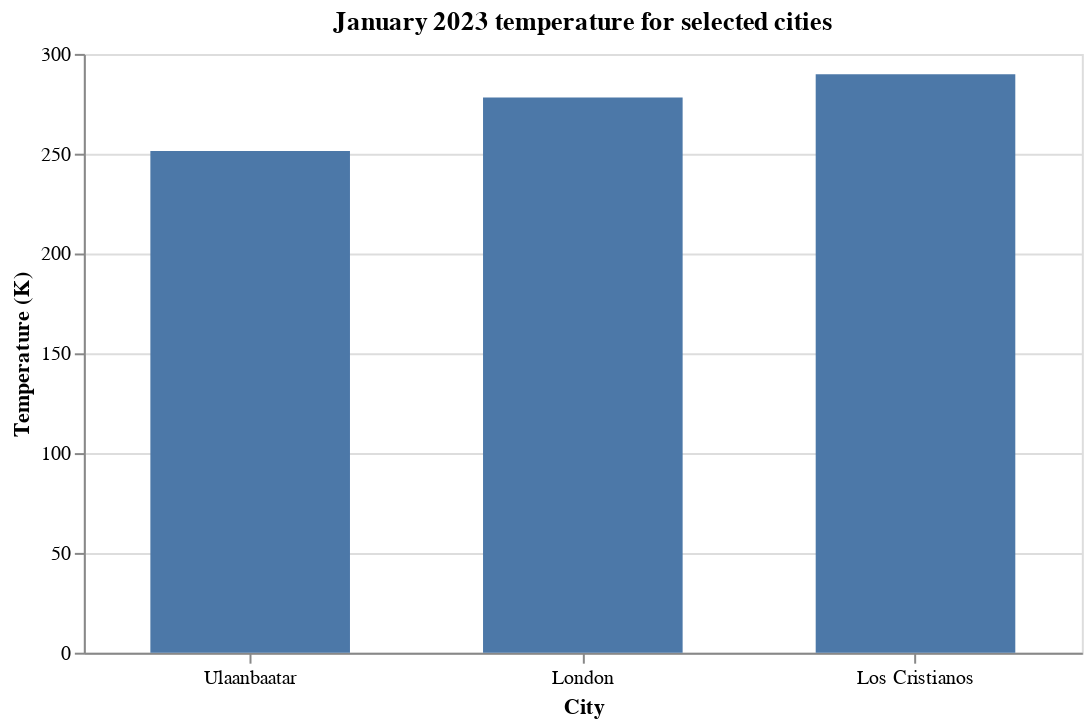

This figure's notebook cell:
### Markdown cell above
**3.** Plot the temperature for the cities as a bar chart.

### Code cell
alt.Chart(city_climates_dataframe).mark_bar(size=100).encode(
    alt.X('city:N', sort='y', axis=alt.Axis(labelAngle=0), title='City'),
    alt.Y('temperature_2m:Q', title='Temperature (K)'),
    tooltip=[
        alt.Tooltip('city:N', title='City'),
        alt.Tooltip('temperature_2m:Q', title='Temperature (K)'),
    ],
).properties(title='January 2023 temperature for selected cities', width=500)

### Figure 1 — Vega-Lite specification as saved in the notebook (floating-point values rounded to 4 significant figures)
{"config": {"view": {"continuousWidth": 300, "continuousHeight": 300}}, "data": {"name": "data-c2f827e7dc48d936e010c6008250b187"}, "mark": {"type": "bar", "size": 100}, "encoding": {"tooltip": [{"field": "city", "title": "City", "type": "nominal"}, {"field": "temperature_2m", "title": "Temperature (K)", "type": "quantitative"}], "x": {"axis": {"labelAngle": 0}, "field": "city", "sort": "y", "title": "City", "type": "nominal"}, "y": {"field": "temperature_2m", "title": "Temperature (K)", "type": "quantitative"}}, "title": "January 2023 temperature for selected cities", "width": 500, "$schema": "https://vega.github.io/schema/vega-lite/v5.20.1.json", "datasets": {"data-c2f827e7dc48d936e010c6008250b187": [{"geo": {"type": "Point", "coordinates": [-16.72, 28.05]}, "city": "Los Cristianos", "dewpoint_temperature_2m": 284.9, "dewpoint_temperature_2m_max": 289.7, "dewpoint_temperature_2m_min": 280.2, "evaporation_from_bare_soil_max": 0.0, "evaporation_from_bare_soil_min": -7.481e-05, "evaporation_from_bare_soil_sum": -0.00806, "evaporation_from_open_water_surfaces_excluding_oceans_max": 1.214e-06, "evaporation_from_open_water_surfaces_excluding_oceans_min": -0.0001225, "evaporation_from_open_water_surfaces_excluding_oceans_sum": -0.01421, "evaporation_from_the_top_of_canopy_max": 1.392e-05, "evaporation_from_the_top_of_canopy_min": -0.0002566, "evaporation_from_the_top_of_canopy_sum": -0.007109, "evaporation_from_vegetation_transpiration_max": -1.77e-08, "evaporation_from_vegetation_transpiration_min": -7.242e-06, "evaporation_from_vegetation_transpiration_sum": -0.001974, "forecast_albedo": 0.1407, "forecast_albedo_max": 0.1461, "forecast_albedo_min": 0.1354, "lake_bottom_temperature": 289.6, "lake_bottom_temperature_max": 289.9, "lake_bottom_temperature_min": 289.1, "lake_ice_depth": -1.192e-18, "lake_ice_depth_max": 0.0, "lake_ice_depth_min": -6.939e-18, "lake_ice_temperature": 273.1, "lake_ice_temperature_max": 273.2, "lake_ice_temperature_min": 273.1, "lake_mix_layer_depth": 34.64, "lake_mix_layer_depth_max": 50.0, "lake_mix_layer_depth_min": 11.97, "lake_mix_layer_temperature": 290.1, "lake_mix_layer_temperature_max": 291.4, "lake_mix_layer_temperature_min": 289.1, "lake_shape_factor": 0.7318, "lake_shape_factor_max": 0.8, "lake_shape_factor_min": 0.6476, "lake_total_layer_temperature": 289.9, "lake_total_layer_temperature_max": 290.4, "lake_total_layer_temperature_min": 289.1, "leaf_area_index_high_vegetation": 5.332, "leaf_area_index_high_vegetation_max": 5.349, "leaf_area_index_high_vegetation_min": 5.319, "leaf_area_index_low_vegetation": 1.807, "leaf_area_index_low_vegetation_max": 1.841, "leaf_area_index_low_vegetation_min": 1.78, "potential_evaporation_max": 3.204e-06, "potential_evaporation_min": -0.001163, "potential_evaporation_sum": -0.2747, "runoff_max": 1.647e-05, "runoff_min": -1.49e-08, "runoff_sum": 0.0002294, "skin_reservoir_content": 2.852e-05, "skin_reservoir_content_max": 0.0003921, "skin_reservoir_content_min": -1.11e-19, "skin_temperature": 290.5, "skin_temperature_max": 301.1, "skin_temperature_min": 282.7, "snow_albedo": 0.88, "snow_albedo_max": 0.88, "snow_albedo_min": 0.88, "snow_cover": 0.0, "snow_cover_max": 0.0, "snow_cover_min": 0, "snow_density": 100.0, "snow_density_max": 100.0, "snow_density_min": 100.0, "snow_depth": -7.345e-24, "snow_depth_max": -7.345e-24, "snow_depth_min": -7.345e-24, "snow_depth_water_equivalent": -7.345e-25, "snow_depth_water_equivalent_max": -7.345e-25, "snow_depth_water_equivalent_min": -7.345e-25, "snow_evaporation_max": 2.328e-10, "snow_evaporation_min": -4.657e-10, "snow_evaporation_sum": 1.397e-09, "snowfall_max": 0.0, "snowfall_min": 0.0, "snowfall_sum": 0.0, "snowmelt_max": 0.0, "snowmelt_min": 0.0, "snowmelt_sum": 0.0, "soil_temperature_level_1": 291.1, "soil_temperature_level_1_max": 298.3, "soil_temperature_level_1_min": 285.3, "soil_temperature_level_2": 291.5, "soil_temperature_level_2_max": 293.1, "soil_temperature_level_2_min": 288.5, "soil_temperature_level_3": 292.6, "soil_temperature_level_3_max": 292.9, "soil_temperature_level_3_min": 291.7, "soil_temperature_level_4": 295.8, "soil_temperature_level_4_max": 296.3, "soil_temperature_level_4_min": 295.3, "sub_surface_runoff_max": 0.0, "sub_surface_runoff_min": 0.0, "sub_surface_runoff_sum": 0.0, "surface_latent_heat_flux_max": 33460, "surface_latent_heat_flux_min": -668594, "surface_latent_heat_flux_sum": -78401918, "surface_net_solar_radiation_max": 2154012, "surface_net_solar_radiation_min": 0, "surface_net_solar_radiation_sum": 365017702, "surface_net_thermal_radiation_max": -69188, "surface_net_thermal_radiation_min": -540362, "surface_net_thermal_radiation_sum": -208590324, "surface_pressure": 98680.0, "surface_pressure_max": 99330.0, "surface_pressure_min": 98010.0, "surface_runoff_max": 1.647e-05, "surface_runoff_min": -1.49e-08, "surface_runoff_sum": 0.0002294, "surface_sensible_heat_flux_max": 459200.0, "surface_sensible_heat_flux_min": -1300764, "surface_sensible_heat_flux_sum": -89103992, "surface_solar_radiation_downwards_max": 2514804, "surface_solar_radiation_downwards_min": -2, "surface_solar_radiation_downwards_sum": 424791864, "surface_thermal_radiation_downwards_max": 1333000.0, "surface_thermal_radiation_downwards_min": 1036234, "surface_thermal_radiation_downwards_sum": 863607942, "temperature_2m": 289.9, "temperature_2m_max": 294.1, "temperature_2m_min": 284.7, "temperature_of_snow_layer": 273.2, "temperature_of_snow_layer_max": 273.2, "temperature_of_snow_layer_min": 273.2, "total_evaporation_max": 1.338e-05, "total_evaporation_min": -0.0002674, "total_evaporation_sum": -0.03135, "total_precipitation_max": 0.001587, "total_precipitation_min": -2.453e-08, "total_precipitation_sum": 0.02678, "u_component_of_wind_10m": -3.4, "u_component_of_wind_10m_max": 0.4649, "u_component_of_wind_10m_min": -8.178, "v_component_of_wind_10m": -2.791, "v_component_of_wind_10m_max": 2.301, "v_component_of_wind_10m_min": -6.134, "volumetric_soil_water_layer_1": 0.1582, "volumetric_soil_water_layer_1_max": 0.223, "volumetric_soil_water_layer_1_min": 0.1207, "volumetric_soil_water_layer_2": 0.1853, "volumetric_soil_water_layer_2_max": 0.1998, "volumetric_soil_water_layer_2_min": 0.1747, "volumetric_soil_water_layer_3": 0.1597, "volumetric_soil_water_layer_3_max": 0.1601, "volumetric_soil_water_layer_3_min": 0.1593, "volumetric_soil_water_layer_4": 0.06489, "volumetric_soil_water_layer_4_max": 0.06496, "volumetric_soil_water_layer_4_min": 0.06482}, {"geo": {"type": "Point", "coordinates": [-0.1275, 51.51]}, "city": "London", "dewpoint_temperature_2m": 276.1, "dewpoint_temperature_2m_max": 284.4, "dewpoint_temperature_2m_min": 266.9, "evaporation_from_bare_soil_max": 4.657e-10, "evaporation_from_bare_soil_min": -8.191e-05, "evaporation_from_bare_soil_sum": -0.00381, "evaporation_from_open_water_surfaces_excluding_oceans_max": 1.575e-05, "evaporation_from_open_water_surfaces_excluding_oceans_min": -2.732e-05, "evaporation_from_open_water_surfaces_excluding_oceans_sum": -0.001852, "evaporation_from_the_top_of_canopy_max": 2.519e-05, "evaporation_from_the_top_of_canopy_min": -0.0001011, "evaporation_from_the_top_of_canopy_sum": -0.007187, "evaporation_from_vegetation_transpiration_max": 5.568e-06, "evaporation_from_vegetation_transpiration_min": -7.262e-06, "evaporation_from_vegetation_transpiration_sum": -0.0008055, "forecast_albedo": 0.1136, "forecast_albedo_max": 0.1924, "forecast_albedo_min": 0.0933, "lake_bottom_temperature": 278.7, "lake_bottom_temperature_max": 280.3, "lake_bottom_temperature_min": 277.0, "lake_ice_depth": -1.192e-18, "lake_ice_depth_max": 0.0, "lake_ice_depth_min": -6.939e-18, "lake_ice_temperature": 273.1, "lake_ice_temperature_max": 273.2, "lake_ice_temperature_min": 273.1, "lake_mix_layer_depth": 11.99, "lake_mix_layer_depth_max": 12.0, "lake_mix_layer_depth_min": 11.22, "lake_mix_layer_temperature": 278.7, "lake_mix_layer_temperature_max": 280.3, "lake_mix_layer_temperature_min": 277.0, "lake_shape_factor": 0.65, "lake_shape_factor_max": 0.65, "lake_shape_factor_min": 0.6474, "lake_total_layer_temperature": 278.7, "lake_total_layer_temperature_max": 280.3, "lake_total_layer_temperature_min": 277.0, "leaf_area_index_high_vegetation": 2.433, "leaf_area_index_high_vegetation_max": 2.44, "leaf_area_index_high_vegetation_min": 2.418, "leaf_area_index_low_vegetation": 1.608, "leaf_area_index_low_vegetation_max": 1.665, "leaf_area_index_low_vegetation_min": 1.498, "potential_evaporation_max": 2.504e-05, "potential_evaporation_min": -0.0002479, "potential_evaporation_sum": -0.02527, "runoff_max": 0.0005144, "runoff_min": 7.756e-06, "runoff_sum": 0.0132, "skin_reservoir_content": 0.0001158, "skin_reservoir_content_max": 0.0003192, "skin_reservoir_content_min": 2.98e-08, "skin_temperature": 277.2, "skin_temperature_max": 285.3, "skin_temperature_min": 266.2, "snow_albedo": 0.7833, "snow_albedo_max": 0.88, "snow_albedo_min": 0.5536, "snow_cover": 3.127, "snow_cover_max": 13.75, "snow_cover_min": 0, "snow_density": 135.3, "snow_density_max": 170.3, "snow_density_min": 100.0, "snow_depth": 0.003275, "snow_depth_max": 0.01367, "snow_depth_min": -7.345e-24, "snow_depth_water_equivalent": 0.0005454, "snow_depth_water_equivalent_max": 0.0024, "snow_depth_water_equivalent_min": -7.345e-25, "snow_evaporation_max": 3.318e-06, "snow_evaporation_min": -1.126e-06, "snow_evaporation_sum": 0.0001882, "snowfall_max": 0.0009442, "snowfall_min": -1.863e-09, "snowfall_sum": 0.002635, "snowmelt_max": 0.0001036, "snowmelt_min": -1.863e-09, "snowmelt_sum": 0.002823, "soil_temperature_level_1": 277.9, "soil_temperature_level_1_max": 284.0, "soil_temperature_level_1_min": 272.8, "soil_temperature_level_2": 278.5, "soil_temperature_level_2_max": 282.8, "soil_temperature_level_2_min": 274.4, "soil_temperature_level_3": 280.2, "soil_temperature_level_3_max": 282.2, "soil_temperature_level_3_min": 277.6, "soil_temperature_level_4": 283.2, "soil_temperature_level_4_max": 284.1, "soil_temperature_level_4_min": 282.0, "sub_surface_runoff_max": 4.994e-05, "sub_surface_runoff_min": 7.734e-06, "sub_surface_runoff_sum": 0.009655, "surface_latent_heat_flux_max": 62625, "surface_latent_heat_flux_min": -282718, "surface_latent_heat_flux_sum": -33612320, "surface_net_solar_radiation_max": 1060676, "surface_net_solar_radiation_min": 0, "surface_net_solar_radiation_sum": 84976016, "surface_net_thermal_radiation_max": 19626, "surface_net_thermal_radiation_min": -375623, "surface_net_thermal_radiation_sum": -121030704, "surface_pressure": 101100.0, "surface_pressure_max": 103600.0, "surface_pressure_min": 97810.0, "surface_runoff_max": 0.0005022, "surface_runoff_min": -7.451e-09, "surface_runoff_sum": 0.00354, "surface_sensible_heat_flux_max": 287300.0, "surface_sensible_heat_flux_min": -198416, "surface_sensible_heat_flux_sum": 53458260, "surface_solar_radiation_downwards_max": 1173872, "surface_solar_radiation_downwards_min": -2, "surface_solar_radiation_downwards_sum": 96593122, "surface_thermal_radiation_downwards_max": 1332000.0, "surface_thermal_radiation_downwards_min": 726215, "surface_thermal_radiation_downwards_sum": 773707518, "temperature_2m": 278.2, "temperature_2m_max": 285.6, "temperature_2m_min": 268.9, "temperature_of_snow_layer": 271.7, "temperature_of_snow_layer_max": 273.2, "temperature_of_snow_layer_min": 260.5, "total_evaporation_max": 2.504e-05, "total_evaporation_min": -0.000113, "total_evaporation_sum": -0.01347, "total_precipitation_max": 0.002229, "total_precipitation_min": -2.428e-08, "total_precipitation_sum": 0.0591, "u_component_of_wind_10m": 2.539, "u_component_of_wind_10m_max": 7.887, "u_component_of_wind_10m_min": -3.326, "v_component_of_wind_10m": 1.035, "v_component_of_wind_10m_max": 8.439, "v_component_of_wind_10m_min": -5.842, "volumetric_soil_water_layer_1": 0.3992, "volumetric_soil_water_layer_1_max": 0.43, "volumetric_soil_water_layer_1_min": 0.3746, "volumetric_soil_water_layer_2": 0.4016, "volumetric_soil_water_layer_2_max": 0.4291, "volumetric_soil_water_layer_2_min": 0.3809, "volumetric_soil_water_layer_3": 0.4013, "volumetric_soil_water_layer_3_max": 0.4118, "volumetric_soil_water_layer_3_min": 0.3925, "volumetric_soil_water_layer_4": 0.3646, "volumetric_soil_water_layer_4_max": 0.3759, "volumetric_soil_water_layer_4_min": 0.3505}, {"geo": {"type": "Point", "coordinates": [106.9, 47.92]}, "city": "Ulaanbaatar", "dewpoint_temperature_2m": 247.2, "dewpoint_temperature_2m_max": 264.4, "dewpoint_temperature_2m_min": 230.6, "evaporation_from_bare_soil_max": 0.0, "evaporation_from_bare_soil_min": -1.561e-06, "evaporation_from_bare_soil_sum": -8.835e-06, "evaporation_from_open_water_surfaces_excluding_oceans_max": 4.657e-10, "evaporation_from_open_water_surfaces_excluding_oceans_min": -2.328e-10, "evaporation_from_open_water_surfaces_excluding_oceans_sum": 4.657e-10, "evaporation_from_the_top_of_canopy_max": 2.073e-06, "evaporation_from_the_top_of_canopy_min": -9.313e-10, "evaporation_from_the_top_of_canopy_sum": 8.911e-05, "evaporation_from_vegetation_transpiration_max": 1.863e-09, "evaporation_from_vegetation_transpiration_min": -1.863e-09, "evaporation_from_vegetation_transpiration_sum": 1.397e-08, "forecast_albedo": 0.5141, "forecast_albedo_max": 0.5905, "forecast_albedo_min": 0.4833, "lake_bottom_temperature": 276.9, "lake_bottom_temperature_max": 276.9, "lake_bottom_temperature_min": 276.9, "lake_ice_depth": 1.16, "lake_ice_depth_max": 1.296, "lake_ice_depth_min": 1.012, "lake_ice_temperature": 246.9, "lake_ice_temperature_max": 256.1, "lake_ice_temperature_min": 237.0, "lake_mix_layer_depth": 4.64, "lake_mix_layer_depth_max": 4.64, "lake_mix_layer_depth_min": 4.64, "lake_mix_layer_temperature": 273.1, "lake_mix_layer_temperature_max": 273.1, "lake_mix_layer_temperature_min": 273.1, "lake_shape_factor": 0.6612, "lake_shape_factor_max": 0.6612, "lake_shape_factor_min": 0.6612, "lake_total_layer_temperature": 275.2, "lake_total_layer_temperature_max": 275.2, "lake_total_layer_temperature_min": 275.2, "leaf_area_index_high_vegetation": 2.227, "leaf_area_index_high_vegetation_max": 2.232, "leaf_area_index_high_vegetation_min": 2.225, "leaf_area_index_low_vegetation": 0.8244, "leaf_area_index_low_vegetation_max": 0.8514, "leaf_area_index_low_vegetation_min": 0.8164, "potential_evaporation_max": 1.538e-05, "potential_evaporation_min": -9.904e-05, "potential_evaporation_sum": -0.003329, "runoff_max": 6.346e-05, "runoff_min": 0.0, "runoff_sum": 7.445e-05, "skin_reservoir_content": 0.0001111, "skin_reservoir_content_max": 0.0001636, "skin_reservoir_content_min": 4.908e-05, "skin_temperature": 245.4, "skin_temperature_max": 270.2, "skin_temperature_min": 223.5, "snow_albedo": 0.5563, "snow_albedo_max": 0.647, "snow_albedo_min": 0.52, "snow_cover": 100.0, "snow_cover_max": 100.0, "snow_cover_min": 100, "snow_density": 150.9, "snow_density_max": 152.9, "snow_density_min": 149.0, "snow_depth": 0.1193, "snow_depth_max": 0.1221, "snow_depth_min": 0.1104, "snow_depth_water_equivalent": 0.01801, "snow_depth_water_equivalent_max": 0.0184, "snow_depth_water_equivalent_min": 0.01683, "snow_evaporation_max": 1.225e-05, "snow_evaporation_min": -8.559e-05, "snow_evaporation_sum": -0.00272, "snowfall_max": 8.994e-05, "snowfall_min": -1.863e-09, "snowfall_sum": 0.001508, "snowmelt_max": 6.345e-05, "snowmelt_min": -4.657e-10, "snowmelt_sum": 6.345e-05, "soil_temperature_level_1": 259.7, "soil_temperature_level_1_max": 262.4, "soil_temperature_level_1_min": 256.5, "soil_temperature_level_2": 260.6, "soil_temperature_level_2_max": 262.5, "soil_temperature_level_2_min": 258.2, "soil_temperature_level_3": 263.7, "soil_temperature_level_3_max": 265.7, "soil_temperature_level_3_min": 262.1, "soil_temperature_level_4": 272.9, "soil_temperature_level_4_max": 273.1, "soil_temperature_level_4_min": 272.7, "sub_surface_runoff_max": 2.98e-08, "sub_surface_runoff_min": 0.0, "sub_surface_runoff_sum": 1.097e-05, "surface_latent_heat_flux_max": 34722, "surface_latent_heat_flux_min": -242636, "surface_latent_heat_flux_sum": -7487100, "surface_net_solar_radiation_max": 804084, "surface_net_solar_radiation_min": 0, "surface_net_solar_radiation_sum": 102298560, "surface_net_thermal_radiation_max": 29006, "surface_net_thermal_radiation_min": -440516, "surface_net_thermal_radiation_sum": -139271504, "surface_pressure": 84600.0, "surface_pressure_max": 86020.0, "surface_pressure_min": 83350.0, "surface_runoff_max": 6.345e-05, "surface_runoff_min": -7.451e-09, "surface_runoff_sum": 6.345e-05, "surface_sensible_heat_flux_max": 212100.0, "surface_sensible_heat_flux_min": -364802, "surface_sensible_heat_flux_sum": 6083024, "surface_solar_radiation_downwards_max": 1555756, "surface_solar_radiation_downwards_min": -4, "surface_solar_radiation_downwards_sum": 208691564, "surface_thermal_radiation_downwards_max": 879900.0, "surface_thermal_radiation_downwards_min": 335224, "surface_thermal_radiation_downwards_sum": 413993766, "temperature_2m": 251.3, "temperature_2m_max": 269.8, "temperature_2m_min": 233.3, "temperature_of_snow_layer": 247.4, "temperature_of_snow_layer_max": 272.9, "temperature_of_snow_layer_min": 228.1, "total_evaporation_max": 1.225e-05, "total_evaporation_min": -8.56e-05, "total_evaporation_sum": -0.002631, "total_precipitation_max": 8.994e-05, "total_precipitation_min": -1.911e-08, "total_precipitation_sum": 0.00157, "u_component_of_wind_10m": -0.09096, "u_component_of_wind_10m_max": 4.042, "u_component_of_wind_10m_min": -2.834, "v_component_of_wind_10m": -0.6253, "v_component_of_wind_10m_max": 2.21, "v_component_of_wind_10m_min": -5.123, "volumetric_soil_water_layer_1": 0.2544, "volumetric_soil_water_layer_1_max": 0.2545, "volumetric_soil_water_layer_1_min": 0.2544, "volumetric_soil_water_layer_2": 0.2214, "volumetric_soil_water_layer_2_max": 0.2214, "volumetric_soil_water_layer_2_min": 0.2214, "volumetric_soil_water_layer_3": 0.1887, "volumetric_soil_water_layer_3_max": 0.1888, "volumetric_soil_water_layer_3_min": 0.1887, "volumetric_soil_water_layer_4": 0.1944, "volumetric_soil_water_layer_4_max": 0.1945, "volumetric_soil_water_layer_4_min": 0.1944}]}}
